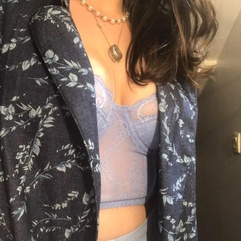
#> input picture plotgraph/3.jpg, 241 x 241 px, shrunk from 752 x 752 before the run, found by its file name
$ python 'weird but good.py'
#> lines starting #> are read from the running program, lines starting #| are printed output that depends on the picture
# -*- coding: utf-8 -*-
"""
Created on Thu Apr 13 16:02:29 2023

@author: yrolland
"""
import cv2
import os
from PIL import Image
import numpy as np
import colorsys
import matplotlib.pyplot as plt
def quantimage(image,k):
    i = np.float32(image).reshape(-1,3)
    condition = (cv2.TERM_CRITERIA_EPS + cv2.TERM_CRITERIA_MAX_ITER,20,1.0)
    ret,label,center = cv2.kmeans(i, k , None, condition,10,cv2.KMEANS_RANDOM_CENTERS)
    center = np.uint8(center)
    final_img = center[label.flatten()]
    final_img = final_img.reshape(image.shape)
    return final_img,center


def get_closest_color(color, colors):
    """
    Retourne la couleur la plus proche dans la liste de couleurs
    """
    hsv = colorsys.rgb_to_hsv(*color[:3])
    distances = []
    for c in colors:
        c_hsv = colorsys.rgb_to_hsv(*c[:3])
        distance = sum((a - b) ** 2 for a, b in zip(hsv, c_hsv))
        distances.append(distance)
    closest_index = np.argmin(distances)
    return colors[closest_index]

def colorize_image2(image, colors):     #can used the same color twice
    """
    Divise l'image en bandes horizontales et assigne à chaque bande la couleur la plus proche dans la liste de couleurs
    """

    # Conversion de l'image en tableau numpy
    pixels = np.array(image)

    # Division de l'image en bandes horizontales
    num_bands = len(colors)
    height, width, _ = pixels.shape
    band_height = height // num_bands
    bands = [pixels[i*band_height:(i+1)*band_height, :, :] for i in range(num_bands)]

    # Attribution des couleurs
    for i, band in enumerate(bands):
        band_color = get_closest_color(np.mean(band, axis=(0, 1)), colors)
        band_color = tuple([int(c) for c in band_color])
        bands[i][:,:,:] = band_color

    # Reconstruction de l'image
    pixels = np.concatenate(bands, axis=0)
    result_image = Image.fromarray(pixels)

    return result_image


def colorize_image(image, colors, orientation='horizontal'):
    """
    Divise l'image en bandes horizontales ou verticales et attribue à chaque bande une couleur unique de la liste de couleurs en fonction de la ressemblance.
    Chaque couleur de la liste colors ne sera utilisée qu'une seule fois.
    """

    # Conversion de l'image en tableau numpy
    pixels = np.array(image)

    # Division de l'image en bandes
    if orientation == 'horizontal':
        num_bands = len(colors)
        height, width, _ = pixels.shape
        band_height = height // num_bands
        bands = [pixels[i*band_height:(i+1)*band_height, :, :] for i in range(num_bands)]
    elif orientation == 'vertical':
        num_bands = len(colors)
        height, width, _ = pixels.shape
        band_width = width // num_bands
        bands = [pixels[:, i*band_width:(i+1)*band_width, :] for i in range(num_bands)]
    else:
        raise ValueError("L'orientation doit être 'horizontal' ou 'vertical'")

    # Attribution des couleurs
    for i, band in enumerate(bands):
        # Calculer la couleur moyenne de la bande
        band_color = np.mean(band, axis=(0,1)).astype(int)
        # Trouver la couleur la plus proche dans la liste de couleurs
        closest_color = get_closest_color(band_color, colors)
        # Assigner la couleur à tous les pixels de la bande
        bands[i][:,:,:] = closest_color
        # Supprimer la couleur utilisée de la liste de couleurs
        colors.remove(closest_color)

    # Reconstruction de l'image
    if orientation == 'horizontal':
        pixels = np.concatenate(bands, axis=0)
    else:
        pixels = np.concatenate(bands, axis=1)
    result_image = Image.fromarray(pixels)

    return result_image


# Charger la liste des images dans le dossier courant
picList = os.listdir('./')

pics =[]
# [7 lines of commented-out code are left out]


pics = ["3.jpg"]
for png in pics:

    image = cv2.imread(png)
#> image is the input picture: shape (241, 241, 3); mean B, G, R 84, 94, 108.8
    image_data = np.array(image, dtype=np.float64) / 255

    plt.imshow(image_data)
    plt.axis('off')
    plt.show()


    for k in range(2,15):
        quantized_image,center = quantimage(image,k)
        plt.imshow(quantized_image)
        plt.axis('off')
        plt.show()
        cv2.imwrite("./Saved/"+png +str(k*3)+".jpg", quantized_image)
        # récupération des centroids des clusters
        centroids = center.tolist()
        a =colorize_image(quantized_image, centroids,orientation='vertical')
        a.save(f"./Saved/Weird{k*3}_colorized.jpg")

        plt.imshow(a)
        plt.axis('off')

        plt.show()
#> this loop made 13 passes
#> (ret in quantimage, band_width in colorize_image) on passes 3 to 13: (57016871.4, 60), (42098936.8, 48), (33680992.9, 40), (29049154.6, 34), (25106162.5, 30), (22541377.2, 26), (20204437.6, 24), (18245641.9, 21), (16743339.5, 20), (15464497.4, 18), (14439883.8, 17)
#> (ret in quantimage, band_width in colorize_image) on passes 1 to 2: (134715951.1, 120), (76844629.9, 80)
#> pass 1, in quantimage, `final_img = final_img.reshape(image.shape)`:
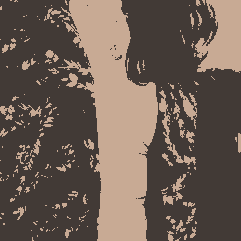
#> final_img: shape (241, 241, 3); mean B, G, R 83.6, 93.3, 108.2
#> pass 1, in colorize_image, `pixels = np.concatenate(bands, axis=1)`:
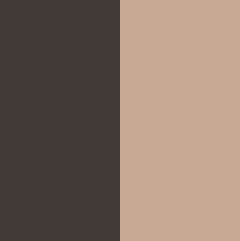
#> pixels: shape (241, 240, 3); mean of channels 0, 1, 2 101, 114, 133; drawn as B, G, R
#> pass 2, in quantimage (call 2), `final_img = final_img.reshape(image.shape)`:
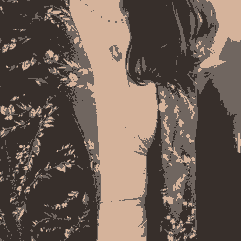
#> final_img: shape (241, 241, 3); mean B, G, R 83.7, 93.4, 108.5
#> pass 2, in colorize_image (call 2), `pixels = np.concatenate(bands, axis=1)`:
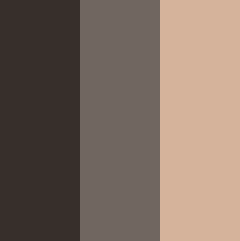
#> pixels: shape (241, 240, 3); mean of channels 0, 1, 2 98, 109.3, 126.7; drawn as B, G, R
#> after the loop:
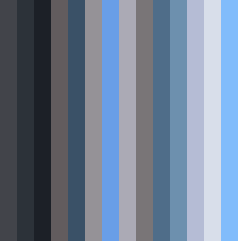
#> a: PIL image 238x241 RGB; mean R, G, B 111, 126.1, 147
#> after the loop:
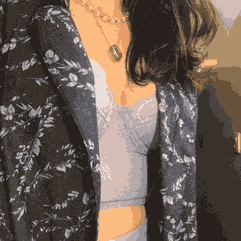
#> quantized_image: shape (241, 241, 3); mean B, G, R 83.4, 93.6, 108.3
